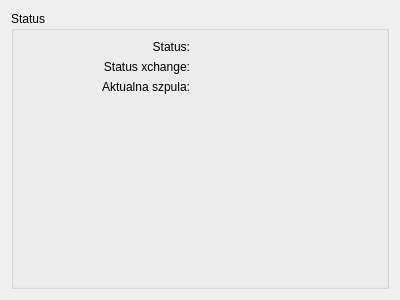
<?xml version="1.0" encoding="UTF-8"?>
<ui version="4.0">
 <class>StatusWidget</class>
 <widget class="QWidget" name="StatusWidget">
  <property name="geometry">
   <rect>
    <x>0</x>
    <y>0</y>
    <width>400</width>
    <height>300</height>
   </rect>
  </property>
  <property name="windowTitle">
   <string>Form</string>
  </property>
  <layout class="QGridLayout" name="gridLayout">
   <item row="0" column="0">
    <widget class="QGroupBox" name="groupBox">
     <property name="title">
      <string>Status</string>
     </property>
     <layout class="QVBoxLayout" name="verticalLayout">
      <item>
       <layout class="QGridLayout" name="gridLayout_2">
        <property name="horizontalSpacing">
         <number>20</number>
        </property>
        <property name="verticalSpacing">
         <number>6</number>
        </property>
        <item row="1" column="1">
         <widget class="QLabel" name="statusXchange">
          <property name="text">
           <string/>
          </property>
         </widget>
        </item>
        <item row="0" column="1">
         <widget class="QLabel" name="status">
          <property name="text">
           <string/>
          </property>
         </widget>
        </item>
        <item row="0" column="0">
         <widget class="QLabel" name="label">
          <property name="text">
           <string>Status:</string>
          </property>
          <property name="alignment">
           <set>Qt::AlignRight|Qt::AlignTrailing|Qt::AlignVCenter</set>
          </property>
         </widget>
        </item>
        <item row="1" column="0">
         <widget class="QLabel" name="label_3">
          <property name="text">
           <string>Status xchange:</string>
          </property>
          <property name="alignment">
           <set>Qt::AlignRight|Qt::AlignTrailing|Qt::AlignVCenter</set>
          </property>
         </widget>
        </item>
        <item row="2" column="1">
         <widget class="QLabel" name="currentSpool">
          <property name="text">
           <string/>
          </property>
         </widget>
        </item>
        <item row="2" column="0">
         <widget class="QLabel" name="label_4">
          <property name="text">
           <string>Aktualna szpula:</string>
          </property>
          <property name="alignment">
           <set>Qt::AlignRight|Qt::AlignTrailing|Qt::AlignVCenter</set>
          </property>
         </widget>
        </item>
       </layout>
      </item>
      <item>
       <spacer name="verticalSpacer">
        <property name="orientation">
         <enum>Qt::Vertical</enum>
        </property>
        <property name="sizeHint" stdset="0">
         <size>
          <width>20</width>
          <height>40</height>
         </size>
        </property>
       </spacer>
      </item>
     </layout>
    </widget>
   </item>
  </layout>
 </widget>
 <resources/>
 <connections/>
</ui>
